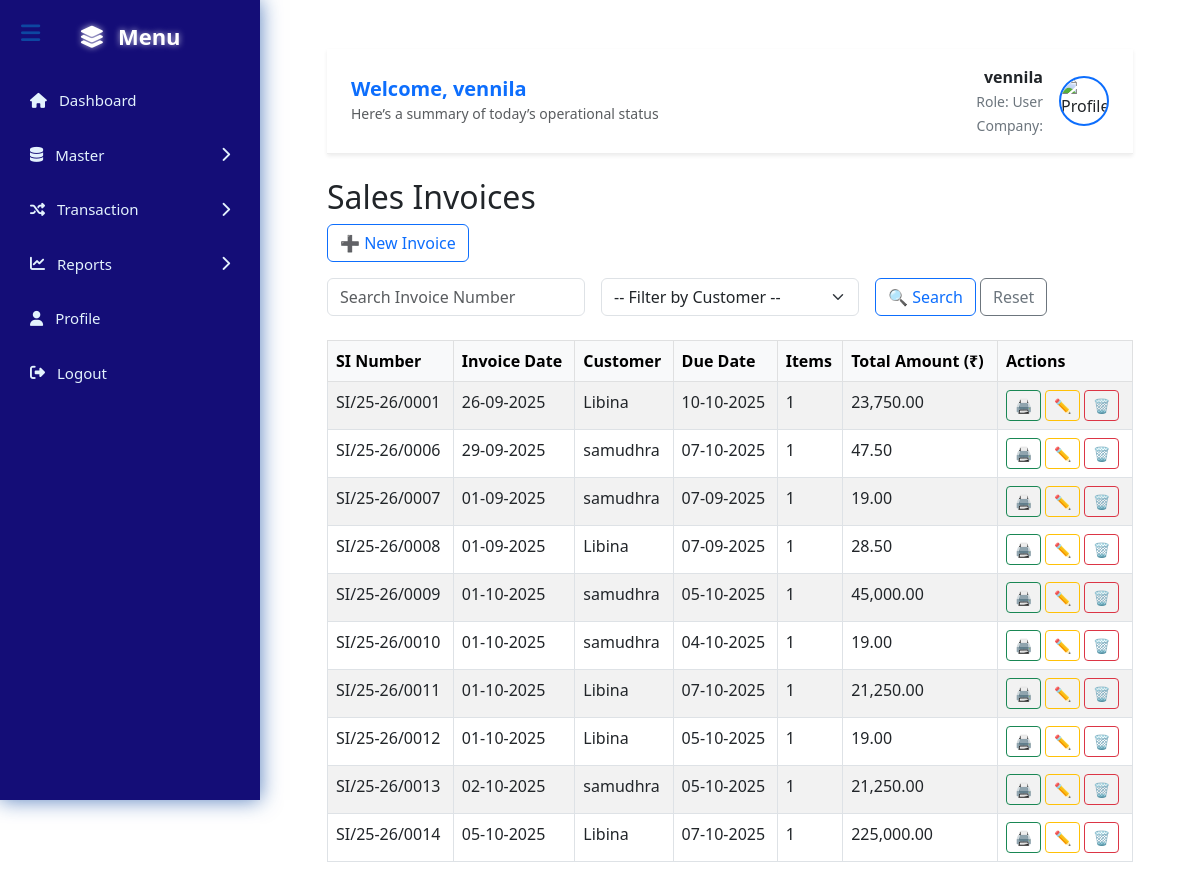
Page /sales_invoice_list.php (signed in) on the committed database.
### tables this page shows
CREATE TABLE `sales_invoices` (
  `si_id` int(11) NOT NULL,
  `si_number` varchar(50) NOT NULL,
  `si_date` date NOT NULL,
  `due_date` date DEFAULT NULL,
  `customer_id` int(11) NOT NULL,
  `customer_bill_no` varchar(100) DEFAULT NULL,
  `notes` text DEFAULT NULL,
  `tax_mode` enum('Inclusive','Exclusive') DEFAULT 'Inclusive',
  `terms` text DEFAULT NULL,
  `so_id` int(11) DEFAULT NULL,
  `created_at` timestamp NOT NULL DEFAULT current_timestamp(),
  `updated_at` timestamp NOT NULL DEFAULT current_timestamp() ON UPDATE current_timestamp()
);

CREATE TABLE `customers` (
  `customer_id` int(11) NOT NULL,
  `customer_name` varchar(100) NOT NULL,
  `company_name` varchar(100) DEFAULT NULL,
  `address` text DEFAULT NULL,
  `country` varchar(50) DEFAULT NULL,
  `city` varchar(50) DEFAULT NULL,
  `state` varchar(50) DEFAULT NULL,
  `zipcode` varchar(10) NOT NULL,
  `ship_address` text DEFAULT NULL,
  `ship_country` varchar(50) DEFAULT NULL,
  `ship_city` varchar(50) DEFAULT NULL,
  `ship_state` varchar(50) DEFAULT NULL,
  `ship_zipcode` varchar(10) DEFAULT NULL,
  `phone` varchar(20) DEFAULT NULL,
  `email` varchar(100) DEFAULT NULL,
  `gstin` varchar(20) NOT NULL,
  `pan` varchar(20) DEFAULT NULL,
  `created_at` timestamp NOT NULL DEFAULT current_timestamp()
);

### sales_invoice_list.php (the view, shortened to what this page needs)
<?php
require_once 'config.php';
include 'header.php';
$params = [];
$sql = "
    SELECT
        si.si_id,
        si.si_number,
        si.si_date,
        si.due_date,
        c.customer_name,
        COALESCE(items.item_count, 0) AS item_count,
        COALESCE(items.total_amount, 0) AS total_amount
    FROM sales_invoices si
    JOIN customers c ON si.customer_id = c.customer_id
    LEFT JOIN (
        SELECT
            si_id,
            COUNT(*) AS item_count,
            SUM(line_total) AS total_amount
        FROM sales_invoice_items
        GROUP BY si_id
    ) items ON si.si_id = items.si_id
";
$sql .= " ORDER BY si.si_number ASC";
$stmt = $pdo->prepare($sql);
$stmt->execute($params);
$invoices = $stmt->fetchAll(PDO::FETCH_ASSOC);
?>
<!DOCTYPE html>
<html>
<head>
  <link href="https://cdn.jsdelivr.net/npm/bootstrap@5.3.0/dist/css/bootstrap.min.css" rel="stylesheet">
</head>
<body class="container mt-4">
<h2>Sales Invoices</h2>
<div class="mb-3">
    <a href="insert_sales_invoice.php" class="btn btn-outline-primary">➕ New Invoice</a>
</div>
<form method="get" class="row g-3 mb-4">
    <div class="col-md-4">
        <input type="text" name="si_number" value="<?= htmlspecialchars($_GET['si_number'] ?? '') ?>" class="form-control" placeholder="Search Invoice Number">
    </div>
    <div class="col-md-4">
        <select name="customer_id" class="form-select">
            <option value="">-- Filter by Customer --</option>
        </select>
    </div>
    <div class="col-md-4">
        <button type="submit" class="btn btn-outline-primary">🔍 Search</button>
        <a href="sales_invoice_list.php" class="btn btn-outline-secondary">Reset</a>
    </div>
</form>
<table class="table table-bordered table-striped">
    <thead class="table-light">
        <tr>
            <th>SI Number</th>
            <th>Invoice Date</th>
            <th>Customer</th>
            <th>Due Date</th>
            <th>Items</th>
            <th>Total Amount (₹)</th>
            <th>Actions</th>
        </tr>
    </thead>
    <tbody>
        <?php if ($invoices): ?>
            <?php foreach ($invoices as $inv): ?>
                <tr>
                    <td><?= htmlspecialchars($inv['si_number']) ?></td>
                    <td><?= date('d-m-Y', strtotime($inv['si_date'])) ?></td>
                    <td><?= htmlspecialchars($inv['customer_name']) ?></td>
                    <td><?= $inv['due_date'] ? date('d-m-Y', strtotime($inv['due_date'])) : '-' ?></td>
                    <td><?= $inv['item_count'] ?></td>
                    <td><?= number_format($inv['total_amount'], 2) ?></td>
                    <td>
                        <button class="btn btn-outline-success btn-sm" onclick="showPrint(<?= $inv['si_id'] ?>)">🖨 </button>
                        <a href="edit_sales_invoice.php?id=<?= $inv['si_id'] ?>" class="btn btn-outline-warning btn-sm">✏ </a>
                        <a href="delete_sales_invoice.php?id=<?= $inv['si_id'] ?>" class="btn btn-outline-danger btn-sm" onclick="return confirm('Delete this invoice?')">🗑 </a>
                    </td>
                </tr>
            <?php endforeach; ?>
        <?php else: ?>
            <tr>
                <td colspan="7" class="text-center">No invoices found.</td>
            </tr>
        <?php endif; ?>
    </tbody>
</table>
</body>
</html>

### rows in the picture
sales_invoices: si_number "SI/25-26/0001", si_date "26-09-2025", customer.customer_name "Libina", due_date "10-10-2025", item_count "1", total_amount "23,750.00"
sales_invoices: si_number "SI/25-26/0006", si_date "29-09-2025", customer.customer_name "samudhra", due_date "07-10-2025", item_count "1", total_amount "47.50"
sales_invoices: si_number "SI/25-26/0007", si_date "01-09-2025", customer.customer_name "samudhra", due_date "07-09-2025", item_count "1", total_amount "19.00"
sales_invoices: si_number "SI/25-26/0008", si_date "01-09-2025", customer.customer_name "Libina", due_date "07-09-2025", item_count "1", total_amount "28.50"
sales_invoices: si_number "SI/25-26/0009", si_date "01-10-2025", customer.customer_name "samudhra", due_date "05-10-2025", item_count "1", total_amount "45,000.00"
sales_invoices: si_number "SI/25-26/0010", si_date "01-10-2025", customer.customer_name "samudhra", due_date "04-10-2025", item_count "1", total_amount "19.00"
sales_invoices: si_number "SI/25-26/0011", si_date "01-10-2025", customer.customer_name "Libina", due_date "07-10-2025", item_count "1", total_amount "21,250.00"
sales_invoices: si_number "SI/25-26/0012", si_date "01-10-2025", customer.customer_name "Libina", due_date "05-10-2025", item_count "1", total_amount "19.00"
sales_invoices: si_number "SI/25-26/0013", si_date "02-10-2025", customer.customer_name "samudhra", due_date "05-10-2025", item_count "1", total_amount "21,250.00"
sales_invoices: si_number "SI/25-26/0014", si_date "05-10-2025", customer.customer_name "Libina", due_date "07-10-2025", item_count "1", total_amount "225,000.00"

### other values in the picture
$name "vennila"
$role "User"
